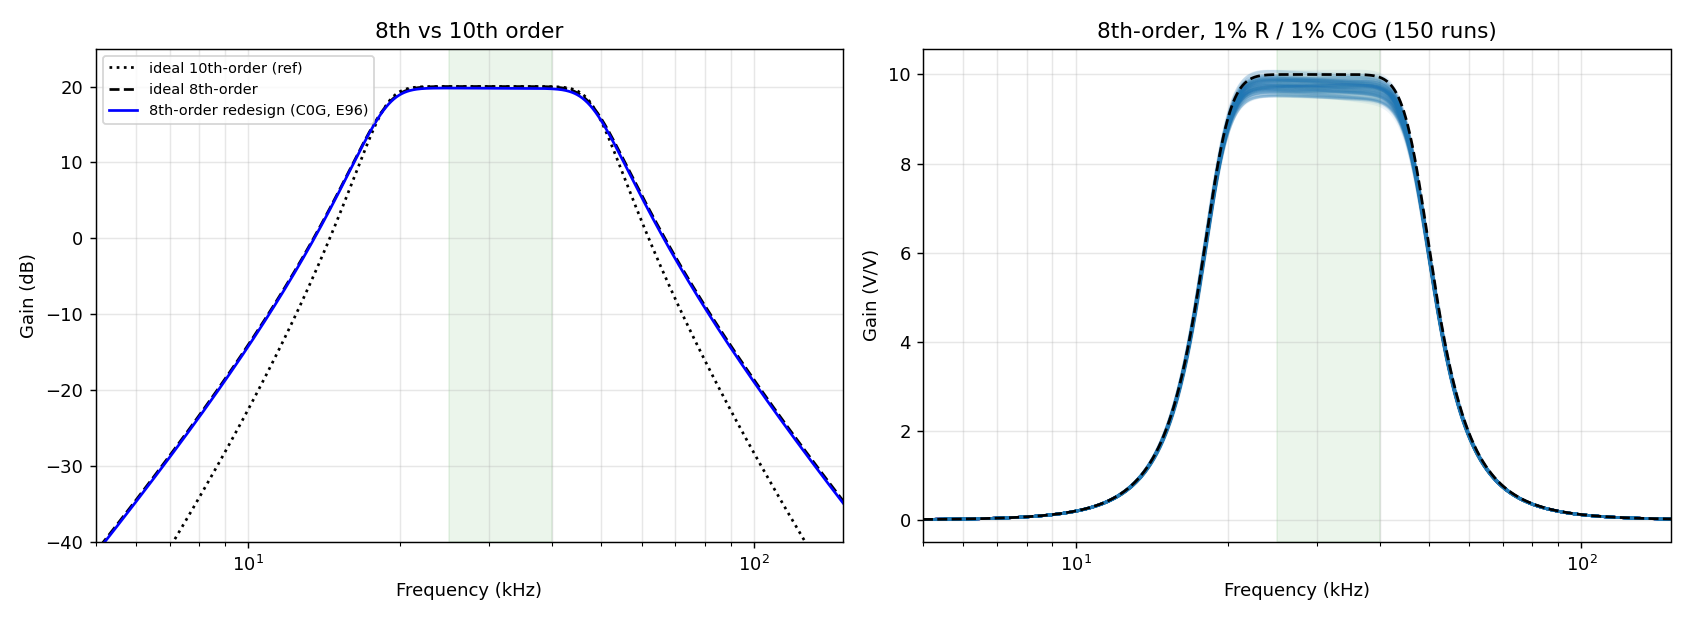

Source code (Python):
"""8th-order version of bp10_design.py: four MFB stages so the filter fits one quad op amp.
Same spec (Butterworth, 30 kHz centre, 30 kHz -3 dB bandwidth, 20 dB), same stocked
C0G caps (1 / 2.2 / 4.7 nF) and 1% E96 resistors.

Run:  python bp8_design.py      (needs numpy + matplotlib, and bp10_design.py next to it)
"""
import numpy as np
import matplotlib
matplotlib.use("Agg")
import matplotlib.pyplot as plt
import bp10_design as bp

bp.TARGET = bp.butter_bp_sections(order=8)
# one cap value for every stage: 2.2 nF C0G, stocked at JLCPCB in +-1% 0603
# (Yageo CC0603FRNPO9BN222 = C576780), +-2% (C576798) and +-5% (C107043)
bp.CAPS = [2.2e-9]
TARGET10 = bp.butter_bp_sections(order=10)


def stage_gains(target, total=10.0, margin=0.85):
    """Per-stage gain at its own f0. Water-fill: every stage gets the same gain x,
    capped at margin*2Q^2 (equal-C MFB limit), with x chosen so the chain gives
    `total` V/V at the centre frequency."""
    s = 2j * np.pi * bp.F0
    shape = 1.0
    for fk, qk in target:
        wk = 2 * np.pi * fk
        shape *= abs((s * wk / qk) / (s**2 + s * wk / qk + wk**2))
    need = total / shape
    caps = np.array([margin * 2 * q**2 for _, q in target])
    lo, hi = 1.0, need
    for _ in range(100):
        x = np.sqrt(lo * hi)
        if np.prod(np.minimum(caps, x)) < need:
            lo = x
        else:
            hi = x
    return np.minimum(caps, x)


def stage_peaks(stages):
    """Largest |gain| at each stage output (internal headroom check)."""
    h = np.ones_like(bp.w, dtype=complex)
    out = []
    for st in stages:
        h = h * bp.mfb(*st, 1j * bp.w)
        out.append(abs(h).max())
    return out


if __name__ == "__main__":
    print("8th-order Butterworth biquads (f0 Hz, Q):", bp.TARGET)
    gains = stage_gains(bp.TARGET)
    rser = bp.series(bp.E96)
    des = {}
    for i, ((fk, qk), g) in enumerate(zip(bp.TARGET, gains)):
        des[f"S{i+1}"] = bp.design_stage(fk, qk, g, rser)
    # chain order: lowest Q first
    order = sorted(des, key=lambda k: bp.f0_q(*des[k])[1])
    des = {k: des[k] for k in order}

    print("\nStages in chain order (R1 in, R2 to VREF, R5 feedback, C both):")
    for k, (R1, R2, R5, C, _) in des.items():
        fe, qe = bp.f0_q(R1, R2, R5, C, C)
        fi, qi = min(bp.TARGET, key=lambda t: abs(np.log(t[0] / fe)) + abs(np.log(t[1] / qe)))
        print(f"  {k}: R1 {R1:7.0f}  R2 {R2:7.0f}  R5 {R5:7.0f}  C {C*1e9:3.1f} nF | f0 {fe/1e3:6.2f} kHz ({100*(fe/fi-1):+.2f}%)  "
              f"Q {qe:4.2f} ({100*(qe/qi-1):+.1f}%)  gain {R5/2/R1:4.2f}")

    h8 = bp.chain(des.values())
    h8i = bp.ideal()
    bp.TARGET = TARGET10
    h10i = bp.ideal()
    bp.TARGET = bp.butter_bp_sections(order=8)
    print()
    bp.summarize("Ideal 8th-order", h8i)
    bp.summarize("Redesign 8th-order", h8)
    bp.summarize("Ideal 10th-order (ref)", h10i)
    for fx in [5e3, 10e3, 80e3, 90e3]:
        i = np.argmin(abs(bp.f - fx))
        print(f"  rejection at {fx/1e3:4.0f} kHz: 8th {20*np.log10(abs(h8[i])/10):6.1f} dB   10th {20*np.log10(abs(h10i[i])/10):6.1f} dB  (rel. to 20 dB passband)")
    print("  internal stage peaks (V/V):", " ".join(f"{p:.1f}" for p in stage_peaks(list(des.values()))))

    print("\nMonte Carlo (500 runs, 1% R, tol = 3 sigma). Phase = worst pair among 4 channels, 95th pct.")
    mc = {}
    for name, tc in [("8th, 10% C", 0.10), ("8th, 5% C0G", 0.05), ("8th, 2% C0G", 0.02), ("8th, 1% C0G", 0.01)]:
        full, mark = bp.monte_carlo(list(des.values()), 0.01, tc)
        mc[name] = full
        ph = np.degrees(np.unwrap(np.angle(mark), axis=0))
        rng = np.random.default_rng(7)
        spreads = np.array([np.ptp(ph[rng.choice(len(ph), 4, replace=False)], axis=0) for _ in range(400)])
        p95 = np.percentile(spreads, 95, axis=0)
        dbm = 20 * np.log10(abs(mark))
        tilt = dbm[:, 0] - dbm[:, 3]
        print(f"  {name:14s} 25k-40k tilt {tilt.mean():+5.2f} ± {tilt.std():4.2f} dB | "
              + " ".join(f"{fm/1e3:.0f}k {p:4.1f}° ({p/360/fm*1e6:4.2f} µs)" for fm, p in zip(bp.FMARK, p95)))

    fig, ax = plt.subplots(1, 2, figsize=(13, 4.8))
    f = bp.f
    ax[0].semilogx(f / 1e3, 20 * np.log10(abs(h10i)), "k:", label="ideal 10th-order (ref)")
    ax[0].semilogx(f / 1e3, 20 * np.log10(abs(h8i)), "k--", label="ideal 8th-order")
    ax[0].semilogx(f / 1e3, 20 * np.log10(abs(h8)), "b-", label="8th-order redesign (C0G, E96)")
    ax[0].set_ylim(-40, 25); ax[0].set_ylabel("Gain (dB)"); ax[0].legend(fontsize=8)
    ax[0].set_title("8th vs 10th order")
    for h in mc["8th, 1% C0G"][:150]:
        ax[1].semilogx(f / 1e3, abs(h), color="tab:blue", alpha=.08)
    ax[1].semilogx(f / 1e3, abs(h8i), "k--")
    ax[1].set_ylabel("Gain (V/V)"); ax[1].set_title("8th-order, 1% R / 1% C0G (150 runs)")
    for a in ax:
        a.set_xlim(5, 150); a.set_xlabel("Frequency (kHz)"); a.grid(True, which="both", alpha=.3)
        a.axvspan(25, 40, color="g", alpha=.08)
    fig.tight_layout(); fig.savefig("bp8_design.png", dpi=130)
    print("\nSaved bp8_design.png")
